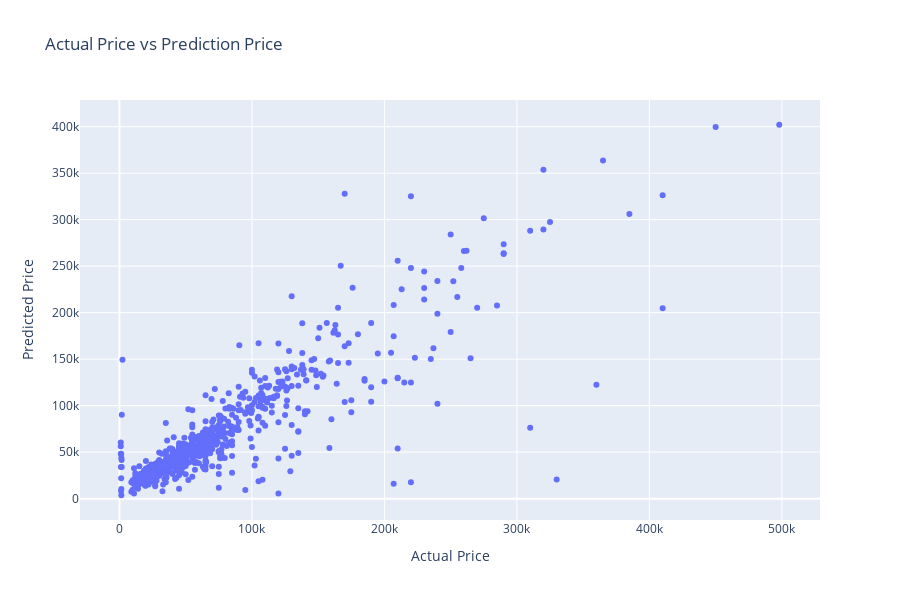

Here is the notebook cell this chart was saved with:
### Markdown cell above
**Comparison Between Predicted and Actual Price Predict on Test Set**

### Code cell
fig=px.scatter(x=y_test, y=y_pred_xgb_tuning,height=600,
                labels={
                     "y":"Predicted Price",
                     "x":"Actual Price",
                 },
                title="Actual Price vs Prediction Price"
)
fig.show()

### Figure 1 — Plotly figure (JSON) as saved in the notebook; plotly's stock layout.template omitted (floating-point values rounded to 4 significant figures; data arrays with more than 128 entries replaced by an {"elided": "..."} marker saying what was removed)
{"data": [{"hovertemplate": "Actual Price=%{x}<br>Predicted Price=%{y}<extra></extra>", "legendgroup": "", "marker": {"color": "#636efa", "symbol": "circle"}, "mode": "markers", "name": "", "orientation": "v", "showlegend": false, "type": "scatter", "x": {"elided": "740 int values"}, "xaxis": "x", "y": {"elided": "740 float values"}, "yaxis": "y"}], "layout": {"height": 600, "legend": {"tracegroupgap": 0}, "title": {"text": "Actual Price vs Prediction Price"}, "xaxis": {"anchor": "y", "domain": [0, 1], "title": {"text": "Actual Price"}}, "yaxis": {"anchor": "x", "domain": [0, 1], "title": {"text": "Predicted Price"}}}}
